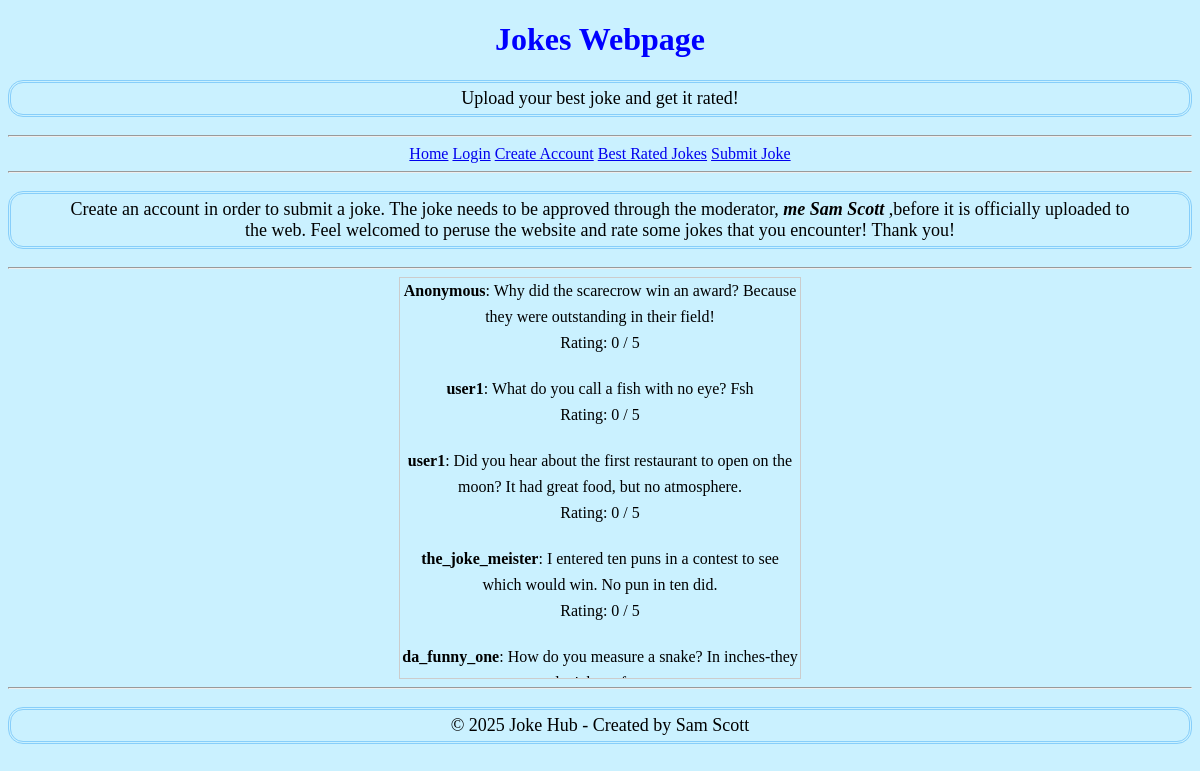
The page / on the database its author committed.
### tables this page shows
CREATE TABLE jokes (
                    id INTEGER PRIMARY KEY AUTOINCREMENT,
                    content TEXT NOT NULL,
                    timestamp TEXT NOT NULL,
                    rating REAL DEFAULT 0,
                    approved INTEGER DEFAULT 0
                    , username TEXT);

### app.py (the view, shortened to what this page needs)
@app.route("/", methods=['GET', 'POST'])
def index():
    conn = sqlite3.connect('jokes.db')
    c = conn.cursor()
    c.execute('SELECT content, rating, username FROM jokes WHERE approved=1 ORDER BY rating DESC')
    jokes = c.fetchall()
    conn.close()
    return render_template('index.html', jokes=jokes, username=session.get('username'))

### templates/index.html (shortened to what this page needs)
<!DOCTYPE html>
<html lang="en">
<head>
    <link rel="stylesheet" href="{{ url_for('static', filename='css/index.css') }}">
</head>
<body>
    <header>
        <h1> Jokes Webpage </h1>
        <div class="subtitle">
            <p>Upload your best joke and get it rated!</p>
        </div>
        <hr>
    </header>
    <nav>
        <div class="hyperlinks">
        <a href="/">Home</a>
        <a href="/login">Login</a>
        <a href="/create_account">Create Account</a>
        <a href="top_ten_jokes">Best Rated Jokes</a>
        <a href="/submit_joke">Submit Joke</a>
        </div>
        <hr>
    </nav>
    <p> Create an account in order to submit a joke. The joke needs to be approved through
        the moderator, <em> <b> me Sam Scott </b> </em> ,before it is officially uploaded to the web. Feel
    welcomed to peruse the website and rate some jokes that you encounter! Thank you! </p>
    <hr>
    <main>
            <div class="scroll-box">
                {% for joke in jokes %}
                    <div class="joke-space">
                        <strong>{{ joke[2] or "Anonymous" }}</strong>: {{ joke[0] }}<br>
                        Rating: {{ joke[1] or 0 }} / 5
                    </div>
                {% endfor %}
            </div>
    </main>
    <footer>
        <hr>
        <p>&copy; 2025 Joke Hub - Created by Sam Scott </p>
    </footer>
</body>
</html>

### static/css/index.css (style rules this page uses)
body { background-color:rgb(202, 241, 255); text-align: center; }
h1 { color: blue; }
p { font-size: 18px; padding: 5px 50px 5px 50px; border: 3px double lightskyblue; border-radius: 15px; }
main { display: flex; justify-content: center; align-items: center; flex-direction: column; }
.scroll-box { height:400px; width:400px; border:1px solid #ccc; font:16px/26px Georgia, Garamond, Serif; overflow:auto; }
.joke-space { margin-bottom: 20px; }

### rows shown on the page
jokes: joke "Anonymous", content "Why did the scarecrow win an award? Because they were outstanding in their field!", rating "0"
jokes: username "user1", content "What do you call a fish with no eye? Fsh", rating "0"
jokes: username "user1", content "Did you hear about the first restaurant to open on the moon? It had great food, but no atmosphere.", rating "0"
jokes: username "the_joke_meister", content "I entered ten puns in a contest to see which would win. No pun in ten did.", rating "0"
jokes: username "da_funny_one", content "How do you measure a snake? In inches-they…"
